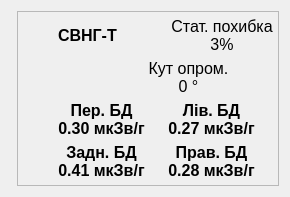
         <widget class="QWidget" name="pageSV">
          <layout class="QGridLayout" name="gridLayout_9">
           <item row="0" column="1">
            <widget class="QFrame" name="frameSV">
             <property name="frameShape">
              <enum>QFrame::StyledPanel</enum>
             </property>
             <property name="frameShadow">
              <enum>QFrame::Raised</enum>
             </property>
             <layout class="QVBoxLayout" name="verticalLayout_18">
              <property name="spacing">
               <number>0</number>
              </property>
              <property name="leftMargin">
               <number>0</number>
              </property>
              <property name="topMargin">
               <number>0</number>
              </property>
              <property name="rightMargin">
               <number>0</number>
              </property>
              <property name="bottomMargin">
               <number>0</number>
              </property>
              <item>
               <layout class="QGridLayout" name="gridLayout_2">
                <property name="leftMargin">
                 <number>5</number>
                </property>
                <property name="topMargin">
                 <number>5</number>
                </property>
                <property name="rightMargin">
                 <number>5</number>
                </property>
                <property name="bottomMargin">
                 <number>5</number>
                </property>
                <property name="spacing">
                 <number>5</number>
                </property>
                <item row="0" column="4">
                 <widget class="QLabel" name="labelSVDerStat">
                  <property name="font">
                   <font>
                    <pointsize>12</pointsize>
                    <italic>false</italic>
                    <bold>false</bold>
                    <strikeout>false</strikeout>
                    <kerning>true</kerning>
                   </font>
                  </property>
                  <property name="text">
                   <string>Стат. похибка
3%</string>
                  </property>
                  <property name="alignment">
                   <set>Qt::AlignCenter</set>
                  </property>
                 </widget>
                </item>
                <item row="0" column="1" colspan="3">
                 <widget class="QLabel" name="labelSVName">
                  <property name="font">
                   <font>
                    <pointsize>12</pointsize>
                    <italic>false</italic>
                    <bold>true</bold>
                    <strikeout>false</strikeout>
                    <kerning>true</kerning>
                   </font>
                  </property>
                  <property name="text">
                   <string>СВНГ-Т</string>
                  </property>
                  <property name="alignment">
                   <set>Qt::AlignLeading|Qt::AlignLeft|Qt::AlignVCenter</set>
                  </property>
                 </widget>
                </item>
                <item row="1" column="1">
                 <widget class="QLabel" name="labelCarEmitDirection">
                  <property name="sizePolicy">
                   <sizepolicy hsizetype="Preferred" vsizetype="Preferred">
                    <horstretch>0</horstretch>
                    <verstretch>0</verstretch>
                   </sizepolicy>
                  </property>
                  <property name="maximumSize">
                   <size>
                    <width>128</width>
                    <height>128</height>
                   </size>
                  </property>
                  <property name="autoFillBackground">
                   <bool>false</bool>
                  </property>
                  <property name="text">
                   <string/>
                  </property>
                  <property name="textFormat">
                   <enum>Qt::AutoText</enum>
                  </property>
                  <property name="pixmap">
                   <pixmap resource="ico.qrc">:/images/car.png</pixmap>
                  </property>
                  <property name="scaledContents">
                   <bool>true</bool>
                  </property>
                  <property name="alignment">
                   <set>Qt::AlignCenter</set>
                  </property>
                  <property name="wordWrap">
                   <bool>false</bool>
                  </property>
                  <property name="indent">
                   <number>-1</number>
                  </property>
                  <property name="textInteractionFlags">
                   <set>Qt::LinksAccessibleByMouse</set>
                  </property>
                 </widget>
                </item>
                <item row="1" column="2" colspan="3">
                 <widget class="QLabel" name="labelCarEmitDirectionValue">
                  <property name="font">
                   <font>
                    <pointsize>12</pointsize>
                    <italic>false</italic>
                    <bold>false</bold>
                   </font>
                  </property>
                  <property name="text">
                   <string>Кут опром.
0 °</string>
                  </property>
                  <property name="textFormat">
                   <enum>Qt::AutoText</enum>
                  </property>
                  <property name="alignment">
                   <set>Qt::AlignCenter</set>
                  </property>
                 </widget>
                </item>
                <item row="2" column="3" colspan="2">
                 <widget class="QLabel" name="labelSVLeftDER">
                  <property name="font">
                   <font>
                    <pointsize>12</pointsize>
                    <italic>false</italic>
                    <bold>true</bold>
                    <strikeout>false</strikeout>
                    <kerning>true</kerning>
                   </font>
                  </property>
                  <property name="text">
                   <string>Лів. БД
0.27 мкЗв/г</string>
                  </property>
                  <property name="alignment">
                   <set>Qt::AlignCenter</set>
                  </property>
                 </widget>
                </item>
                <item row="2" column="1" colspan="2">
                 <widget class="QLabel" name="labelSVFrontDER">
                  <property name="font">
                   <font>
                    <pointsize>12</pointsize>
                    <italic>false</italic>
                    <bold>true</bold>
                    <strikeout>false</strikeout>
                    <kerning>true</kerning>
                   </font>
                  </property>
                  <property name="text">
                   <string>Пер. БД 
0.30 мкЗв/г</string>
                  </property>
                  <property name="alignment">
                   <set>Qt::AlignCenter</set>
                  </property>
                 </widget>
                </item>
                <item row="3" column="3" colspan="2">
                 <widget class="QLabel" name="labelSVRightDER">
                  <property name="font">
                   <font>
                    <pointsize>12</pointsize>
                    <italic>false</italic>
                    <bold>true</bold>
                    <strikeout>false</strikeout>
                    <kerning>true</kerning>
                   </font>
                  </property>
                  <property name="text">
                   <string>Прав. БД
0.28 мкЗв/г</string>
                  </property>
                  <property name="alignment">
                   <set>Qt::AlignCenter</set>
                  </property>
                 </widget>
                </item>
                <item row="0" column="0">
                 <widget class="QLabel" name="label_3">
                  <property name="minimumSize">
                   <size>
                    <width>30</width>
                    <height>30</height>
                   </size>
                  </property>
                  <property name="maximumSize">
                   <size>
                    <width>30</width>
                    <height>30</height>
                   </size>
                  </property>
                  <property name="text">
                   <string/>
                  </property>
                  <property name="pixmap">
                   <pixmap resource="ico.qrc">:/images/rad.png</pixmap>
                  </property>
                  <property name="scaledContents">
                   <bool>true</bool>
                  </property>
                  <property name="alignment">
                   <set>Qt::AlignLeading|Qt::AlignLeft|Qt::AlignTop</set>
                  </property>
                 </widget>
                </item>
                <item row="3" column="1" colspan="2">
                 <widget class="QLabel" name="labelSVBackDER">
                  <property name="font">
                   <font>
                    <pointsize>12</pointsize>
                    <italic>false</italic>
                    <bold>true</bold>
                    <strikeout>false</strikeout>
                    <kerning>true</kerning>
                   </font>
                  </property>
                  <property name="text">
                   <string>Задн. БД
0.41 мкЗв/г</string>
                  </property>
                  <property name="alignment">
                   <set>Qt::AlignCenter</set>
                  </property>
                 </widget>
                </item>
               </layout>
              </item>
             </layout>
            </widget>
           </item>
           <item row="0" column="0">
            <widget class="QFrame" name="frame">
             <property name="maximumSize">
              <size>
               <width>200</width>
               <height>16777215</height>
              </size>
             </property>
             <property name="frameShape">
              <enum>QFrame::StyledPanel</enum>
             </property>
             <property name="frameShadow">
              <enum>QFrame::Raised</enum>
             </property>
            </widget>
           </item>
          </layout>
         </widget>
